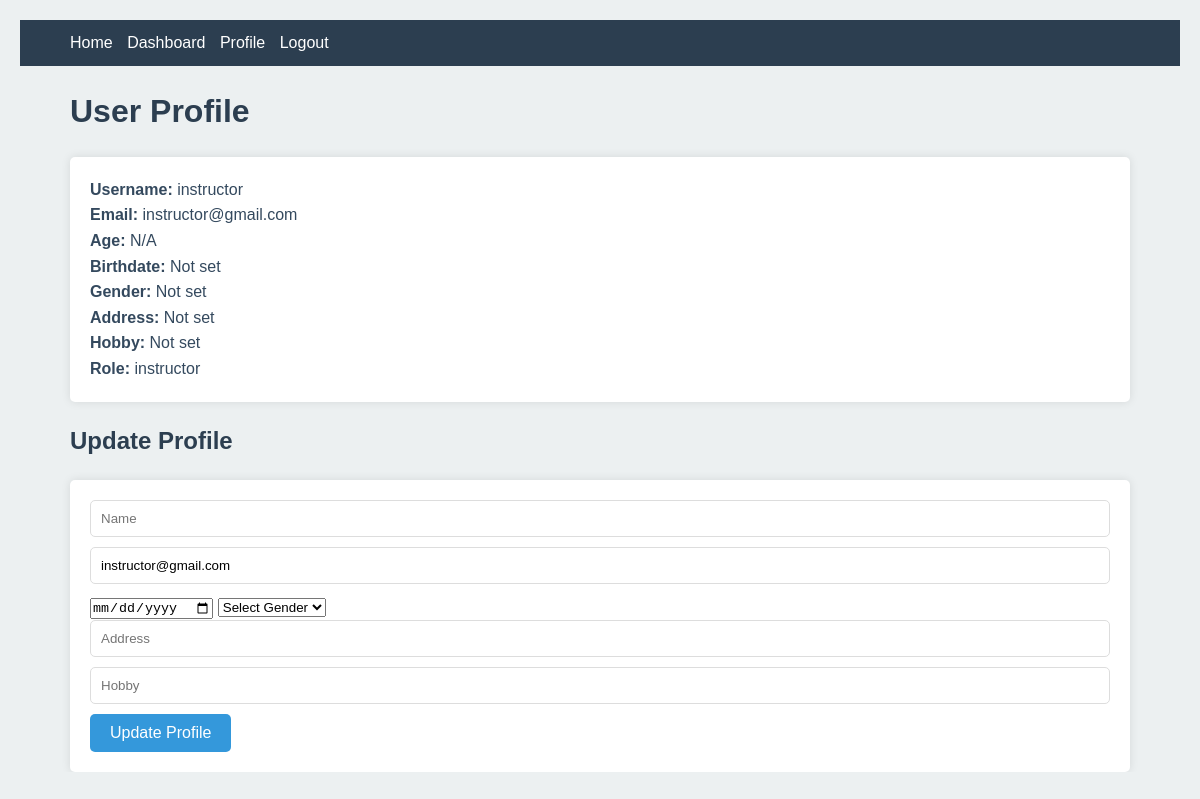
Screenshot of /user-profile.php (signed in) with the database file from the repository.
### tables this page shows
CREATE TABLE `users` (
  `id` int(11) NOT NULL,
  `username` varchar(50) NOT NULL,
  `email` varchar(100) NOT NULL,
  `password` varchar(255) NOT NULL,
  `name` varchar(100) DEFAULT NULL,
  `role` enum('user','admin','student','instructor','superadmin') DEFAULT NULL,
  `birthdate` date DEFAULT NULL,
  `gender` varchar(10) DEFAULT NULL,
  `address` text DEFAULT NULL,
  `hobby` varchar(255) DEFAULT NULL
);

### controllers/AuthController.php (called while the page is built, shortened)
<?php
require_once 'config/database.php';
require_once 'models/User.php';
class AuthController {
    private $user;
    public function __construct() {
        global $pdo;
        $this->user = new User($pdo);
    }
    public function isLoggedIn() {
        return isset($_SESSION['user_id']);
    }
    public function getCurrentUser() {
        if ($this->isLoggedIn()) {
            return $this->user->getByUsername($_SESSION['username']);
        }
        return null;
    }
}
?>

### models/User.php (called while the page is built, shortened)
<?php
class User {
    private $pdo;
    public function __construct($pdo) {
        $this->pdo = $pdo;
    }
    public function getByUsername($username) {
        $stmt = $this->pdo->prepare("SELECT * FROM users WHERE username = :username LIMIT 1");
        $stmt->execute(['username' => $username]);
        return $stmt->fetch(PDO::FETCH_ASSOC);
    }
}
?>

### user-profile.php (the view, shortened to what this page needs)
<?php
require_once 'controllers/AuthController.php';
require_once 'models/User.php';
$auth = new AuthController();
$user = $auth->getCurrentUser();
$userModel = new User($pdo);
$age = $user['birthdate'] ? $userModel->calculateAge($user['birthdate']) : 'N/A';
?>
<!DOCTYPE html>
<html lang="en">
<head>
    <link rel="stylesheet" href="css/styles.css">
</head>
<body>
    <nav>
        <div class="container">
            <ul>
                <li><a href="index.php">Home</a></li>
                <li><a href="dashboard.php">Dashboard</a></li>
                <li><a href="user-profile.php">Profile</a></li>
                <li><a href="logout.php">Logout</a></li>
            </ul>
        </div>
    </nav>
    <div class="container">
        <h1>User Profile</h1>
        <div class="profile-info">
            <p><strong>Username:</strong> <?php echo htmlspecialchars($user['username']); ?></p>
            <p><strong>Email:</strong> <?php echo htmlspecialchars($user['email']); ?></p>
            <p><strong>Age:</strong> <?php echo $age; ?></p>
            <p><strong>Birthdate:</strong> <?php echo htmlspecialchars($user['birthdate'] ?? 'Not set'); ?></p>
            <p><strong>Gender:</strong> <?php echo htmlspecialchars($user['gender'] ?? 'Not set'); ?></p>
            <p><strong>Address:</strong> <?php echo htmlspecialchars($user['address'] ?? 'Not set'); ?></p>
            <p><strong>Hobby:</strong> <?php echo htmlspecialchars($user['hobby'] ?? 'Not set'); ?></p>
            <p><strong>Role:</strong> <?php echo htmlspecialchars($user['role']); ?></p>
        </div>
        <h2>Update Profile</h2>
        <form method="POST">
            <input type="text" name="name" value="<?php echo htmlspecialchars($user['name'] ?? ''); ?>" placeholder="Name" required>
            <input type="email" name="email" value="<?php echo htmlspecialchars($user['email']); ?>" placeholder="Email" required>
            <input type="date" name="birthdate" value="<?php echo htmlspecialchars($user['birthdate'] ?? ''); ?>" placeholder="Birthdate">
            <select name="gender">
                <option value="">Select Gender</option>
            </select>
            <input type="text" name="address" value="<?php echo htmlspecialchars($user['address'] ?? ''); ?>" placeholder="Address">
            <input type="text" name="hobby" value="<?php echo htmlspecialchars($user['hobby'] ?? ''); ?>" placeholder="Hobby">
            <button type="submit" class="btn">Update Profile</button>
        </form>
    </div>
</body>
</html>

### css/styles.css (style rules this page uses)
:root { --primary-color: #3498db; --secondary-color: #2c3e50; --background-color: #ecf0f1; --text-color: #34495e; --error-color: #e74c3c; --success-color: #2ecc71; }
* { box-sizing: border-box; margin: 0; padding: 0; }
body { font-family: 'Arial', sans-serif; line-height: 1.6; color: var(--text-color); background-color: var(--background-color); padding: 20px; }
.container { max-width: 1100px; margin: 0 auto; overflow: hidden; padding: 0 20px; }
h1, h2 { margin-bottom: 20px; color: var(--secondary-color); }
a { color: var(--primary-color); text-decoration: none; }
.btn { display: inline-block; padding: 10px 20px; background: var(--primary-color); color: #fff; border: none; cursor: pointer; font-size: 16px; border-radius: 5px; transition: background-color 0.3s ease; }
form { background: #fff; padding: 20px; border-radius: 5px; box-shadow: 0 0 10px rgba(0, 0, 0, 0.1); }
input[type="text"], input[type="email"], input[type="password"] { width: 100%; padding: 10px; margin-bottom: 10px; border: 1px solid #ddd; border-radius: 5px; }
nav { background: var(--secondary-color); color: #fff; padding: 10px 0; margin-bottom: 20px; }
nav ul { list-style-type: none; padding: 0; }
nav ul li { display: inline; margin-right: 10px; }
nav ul li a { color: #fff; }
.profile-info { background: #fff; padding: 20px; border-radius: 5px; box-shadow: 0 0 10px rgba(0, 0, 0, 0.1); margin-bottom: 20px; }

### rows the page displays
users: username "instructor", email "instructor@gmail.com", birthdate "N/A", birthdate "Not set", gender "Not set", address "Not set", hobby "Not set", role "instructor"
